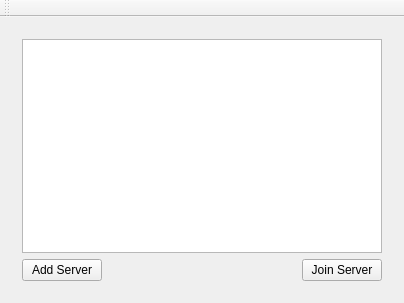
<?xml version="1.0" encoding="UTF-8"?>
<ui version="4.0">
 <class>ServerListWindow</class>
 <widget class="QMainWindow" name="ServerListWindow">
  <property name="geometry">
   <rect>
    <x>0</x>
    <y>0</y>
    <width>404</width>
    <height>303</height>
   </rect>
  </property>
  <property name="windowTitle">
   <string>ServerListWindow</string>
  </property>
  <widget class="QWidget" name="centralWidget">
   <property name="sizePolicy">
    <sizepolicy hsizetype="Expanding" vsizetype="Expanding">
     <horstretch>0</horstretch>
     <verstretch>0</verstretch>
    </sizepolicy>
   </property>
   <property name="styleSheet">
    <string notr="true"/>
   </property>
   <layout class="QVBoxLayout" name="verticalLayout_2">
    <item>
     <widget class="QWidget" name="verticalWidget" native="true">
      <property name="sizePolicy">
       <sizepolicy hsizetype="MinimumExpanding" vsizetype="MinimumExpanding">
        <horstretch>0</horstretch>
        <verstretch>0</verstretch>
       </sizepolicy>
      </property>
      <property name="styleSheet">
       <string notr="true"/>
      </property>
      <layout class="QVBoxLayout" name="verticalLayout">
       <item>
        <widget class="QListWidget" name="serverList"/>
       </item>
       <item>
        <layout class="QHBoxLayout" name="horizontalLayout">
         <item>
          <widget class="QPushButton" name="AddServer">
           <property name="text">
            <string>Add Server</string>
           </property>
          </widget>
         </item>
         <item>
          <spacer name="horizontalSpacer">
           <property name="orientation">
            <enum>Qt::Horizontal</enum>
           </property>
           <property name="sizeHint" stdset="0">
            <size>
             <width>40</width>
             <height>20</height>
            </size>
           </property>
          </spacer>
         </item>
         <item>
          <widget class="QPushButton" name="JoinServer">
           <property name="text">
            <string>Join Server</string>
           </property>
          </widget>
         </item>
        </layout>
       </item>
      </layout>
     </widget>
    </item>
   </layout>
  </widget>
  <widget class="QToolBar" name="mainToolBar">
   <attribute name="toolBarArea">
    <enum>TopToolBarArea</enum>
   </attribute>
   <attribute name="toolBarBreak">
    <bool>false</bool>
   </attribute>
  </widget>
 </widget>
 <layoutdefault spacing="6" margin="11"/>
 <resources/>
 <connections/>
</ui>
